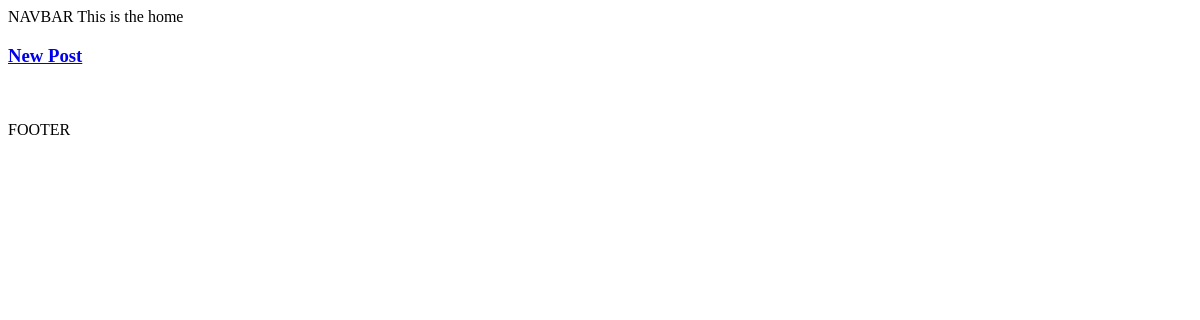
The app's page /, older data.
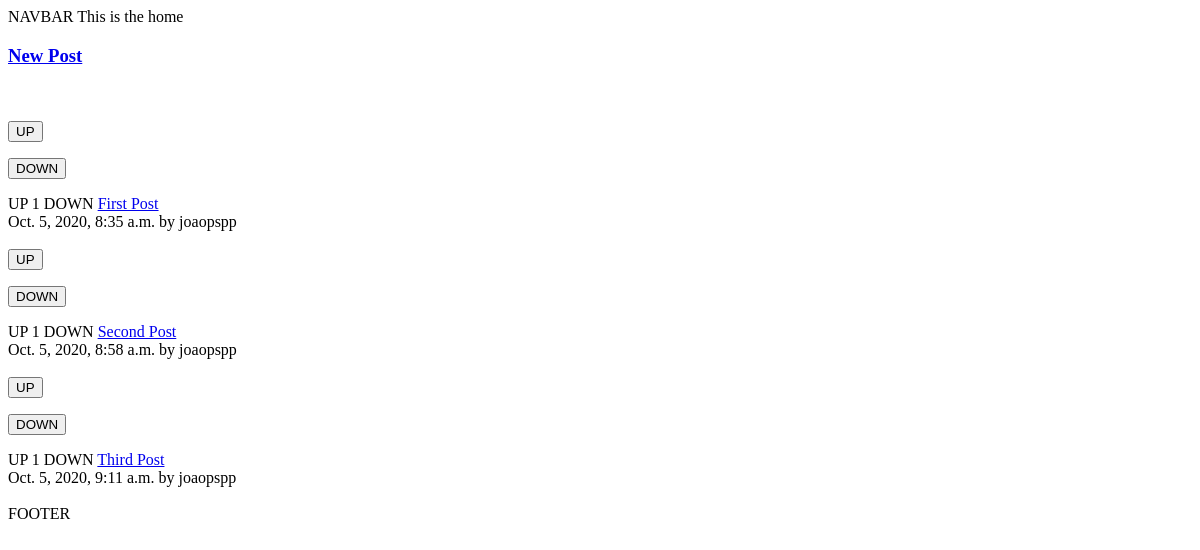
The same page, newer data.
### posts/models.py (models this page shows)
class Post(models.Model):
    title = models.CharField(max_length=200)
    url = models.TextField()
    pub_date = models.DateTimeField()
    author = models.ForeignKey(User, on_delete=models.PROTECT)
    votes_total = models.IntegerField(default=1)

### posts/views.py (the view)
# urls.py: 2. Add a URL to urlpatterns:  path('', views.home, name='home')
def home(request):
    posts = models.Post.objects.order_by("votes_total")
    return render(request, 'posts/home.html', {'posts':posts})

### posts/templates/posts/home.html (shortened to what this page needs)
{% extends 'base.html' %}
{% block content %}
<!DOCTYPE html>
<html lang="en">
<head>
</head>
<body>
This is the home
<br>
<h3><a href="{% url 'posts:create' %}"> New Post </a></h3>
<br>
<br>
{% for post in posts.all %}
<form method="POST" action="{% url 'posts:upvote' post.id %}">
    <input type="submit" value="UP">
</form>
<form method="POST" action="{% url 'posts:downvote' post.id %}">
    <input type="submit" value="DOWN">
</form>
UP {{ post.votes_total }} DOWN <a href = "{{ post.url }}">{{ post.title}}</a>
<br>
{{ post.pub_date }} by {{ post.author.username }}
<br>
<br>
{% endfor %}
</body>
</html>
{% endblock %}

Row changes from the older to the newer data that the page shows:
added Post: votes_total "1", title "First Post", pub_date "Oct. 5, 2020, 8:35 a.m.", author.username "joaopspp"
added Post: votes_total "1", title "Second Post", pub_date "Oct. 5, 2020, 8:58 a.m.", author.username "joaopspp"
added Post: votes_total "1", title "Third Post", pub_date "Oct. 5, 2020, 9:11 a.m.", author.username "joaopspp"
